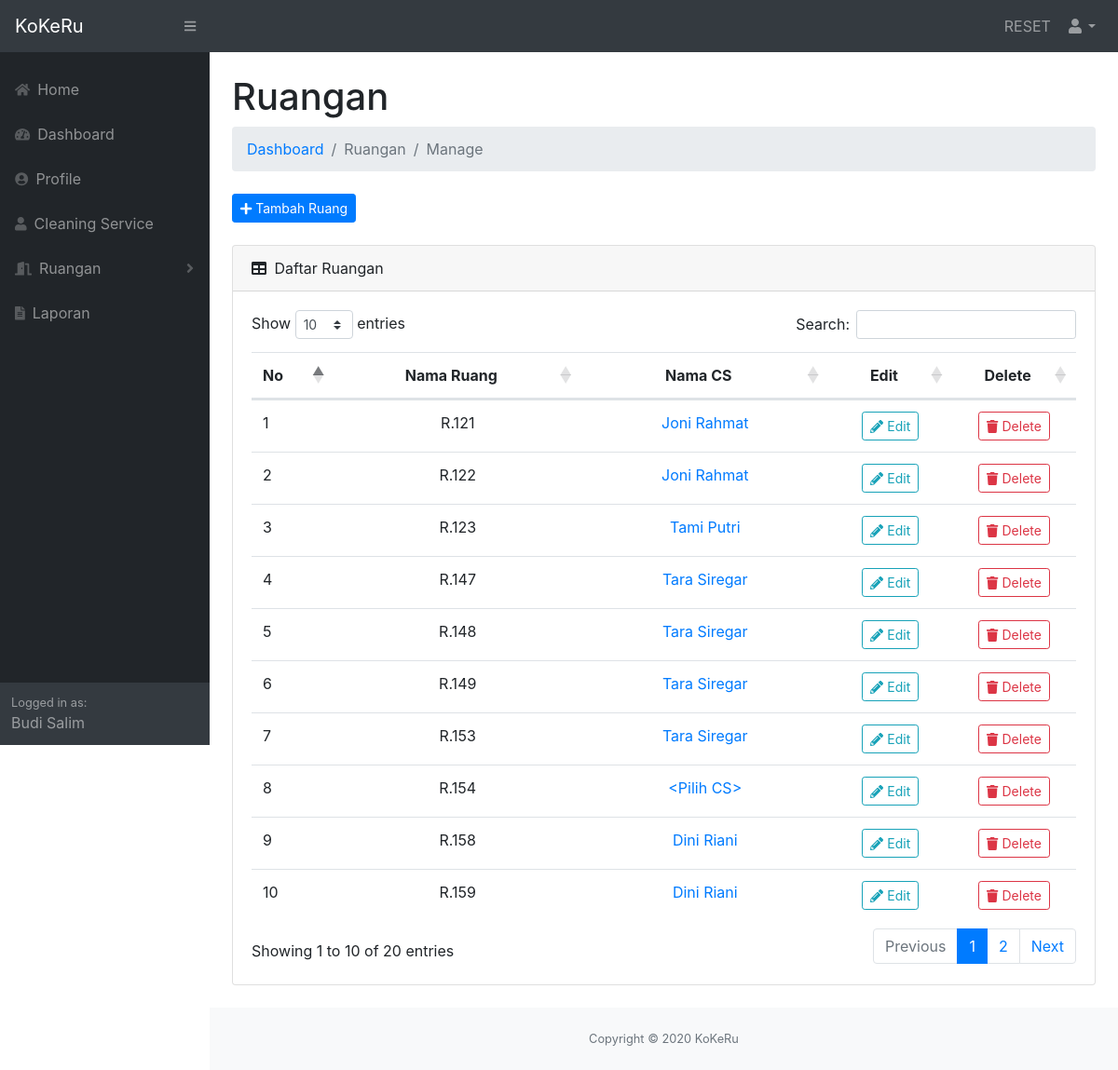
Page /users/manager/room.php?source=manage (signed in) on the committed database.
### tables this page shows
CREATE TABLE `pengelola` (
  `id_pengelola` int(11) NOT NULL,
  `nama` varchar(50) NOT NULL,
  `email` varchar(100) NOT NULL,
  `password` char(40) NOT NULL
);

CREATE TABLE `ruang` (
  `id_ruang` int(11) NOT NULL,
  `nama_ruang` varchar(30) NOT NULL
);

CREATE TABLE `cs` (
  `id_cs` int(11) NOT NULL,
  `nama` varchar(50) NOT NULL,
  `email` varchar(100) NOT NULL,
  `password` char(40) NOT NULL,
  `no_hp` char(14) DEFAULT NULL
);

### users/manager/includes/functions.php (called while the page is built, shortened)
<?php
function getRooms() {
  global $db;
  $query = "SELECT * FROM ruang";
  $result = $db->query($query);
  return $result;
}
function getJadwalByRuang($roomName) {
  global $db;
  $query = "SELECT *
            FROM jadwal J
            JOIN ruang R ON J.id_ruang = R.id_ruang
            JOIN cs CS ON J.id_cs = CS.id_cs
            WHERE nama_ruang = '$roomName'";
  $result = $db->query($query);
  return $result;
}

### users/manager/includes/views/content_manage_room.php (the view, shortened to what this page needs)
<main>
  <div class="container-fluid">
    <h1 class="mt-4">Ruangan</h1>
    <ol class="breadcrumb mb-4">
      <li class="breadcrumb-item"><a href="index.php">Dashboard</a></li>
      <li class="breadcrumb-item text-muted">Ruangan</li>
      <li class="breadcrumb-item active">Manage</li>
    </ol>
    <div class="mb-4">
      <a href="" class="btn btn-primary btn-sm" id="createRoomBtn" data-toggle="modal" data-target="#createModal"><i class="fas fa-plus"></i> Tambah Ruang</a>
    </div>
    <div class="card mb-4">
      <div class="card-header">
        <i class="fas fa-table mr-1"></i>
        Daftar Ruangan
      </div>
      <div class="card-body">
        <div class="table-responsive">
          <table class="table" id="dataTable" width="100%" cellspacing="0">
            <thead>
              <tr>
                <th style="width: 10%;">No</th>
                <th class="text-center" style="width: 30%;">Nama Ruang</th>
                <th class="text-center" style="width: 30%;">Nama CS</th>
                <th class="text-center" style="width: 15%;">Edit</th>
                <th class="text-center" style="width: 15%;">Delete</th>
              </tr>
            </thead>
            <tbody>
              <?php
                $result = getRooms();
                $i = 1;
              ?>
              <?php while ($room = $result->fetch_object()): ?>
              <?php $jadwalByRuang = getJadwalByRuang($room->nama_ruang)->fetch_object(); ?>
              <tr>
                <td><?php echo $i; $i++; ?></td>
                <td class="text-center"><?= $room->nama_ruang; ?></td>
                <?php if (is_null($jadwalByRuang)): ?>
                  <td class="text-center"><a href="" id="assignCsBtn" data-toggle="modal" data-target="#assignCsModal" data-id-ruang="<?= $room->id_ruang; ?>">&lt;Pilih CS&gt;</a></td>
                <?php else: ?>
                  <td class="text-center"><a href="" id="assignCsBtn" data-toggle="modal" data-target="#assignCsModal" data-id-ruang="<?= $room->id_ruang; ?>"><?= $jadwalByRuang->nama; ?></a></td>
                <?php endif; ?>
                <td class="text-center"><a href="" class="btn btn-outline-info btn-sm" id="editRoomBtn" data-toggle="modal" data-target="#editModal" data-id="<?= $room->id_ruang; ?>" data-name="<?= $room->nama_ruang; ?>"><i class="fas fa-pencil-alt"></i> Edit</a></td>
                <td class="text-center"><a href="" class="btn btn-outline-danger btn-sm" id="deleteRoomBtn" data-id="<?= $room->id_ruang; ?>" data-toggle="modal" data-target="#deleteModal"><i class="fas fa-trash"></i> Delete</a></td>
              </tr>
              <?php endwhile; ?>
            </tbody>
          </table>
        </div>
      </div>
    </div>
  </div>
</main>

### users/manager/includes/views/nav_sidenav.php (shortened to what this page needs)
<nav class="sb-sidenav accordion sb-sidenav-dark" id="sidenavAccordion">
  <div class="sb-sidenav-menu">
    <div class="nav mt-3">
      <a class="nav-link" href="../../index.php">
        <div class="sb-nav-link-icon"><i class="fas fa-home"></i></div>
        Home
      </a>
      <a class="nav-link" href="index.php">
        <div class="sb-nav-link-icon"><i class="fas fa-tachometer-alt"></i></div>
        Dashboard
      </a>
      <a class="nav-link" href="profile.php">
        <div class="sb-nav-link-icon"><i class="fas fa-user-circle"></i></div>
        Profile
      </a>
      <a class="nav-link" href="cs.php">
        <div class="sb-nav-link-icon"><i class="fas fa-user"></i></div>
        Cleaning Service
      </a>
      <a class="nav-link collapsed" href="#" data-toggle="collapse" data-target="#collapseLayoutsRoom" aria-expanded="false" aria-controls="collapseLayouts">
        <div class="sb-nav-link-icon"><i class="fas fa-door-open"></i></div>
        Ruangan
        <div class="sb-sidenav-collapse-arrow"><i class="fas fa-angle-down"></i></div>
      </a>
      <a class="nav-link" href="laporan.php">
        <div class="sb-nav-link-icon"><i class="fas fa-file-alt"></i></div>
        Laporan
      </a>
    </div>
  </div>
  <div class="sb-sidenav-footer">
    <div class="small">Logged in as:</div>
    <?= $_SESSION['user']->nama; ?>
  </div>
</nav>

### rows in the picture
pengelola: nama "Budi Salim"
ruang: nama_ruang "R.121", cs.nama "Joni Rahmat"
ruang: nama_ruang "R.122", cs.nama "Joni Rahmat"
ruang: nama_ruang "R.123", cs.nama "Tami Putri"
ruang: nama_ruang "R.147", cs.nama "Tara Siregar"
ruang: nama_ruang "R.148", cs.nama "Tara Siregar"
ruang: nama_ruang "R.149", cs.nama "Tara Siregar"
ruang: nama_ruang "R.153", cs.nama "Tara Siregar"
ruang: nama_ruang "R.154"
ruang: nama_ruang "R.158", cs.nama "Dini Riani"
ruang: nama_ruang "R.159", cs.nama "Dini Riani"
